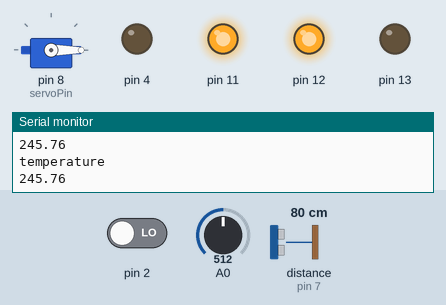
This sketch was run on a simulated Arduino Uno, built with avr-gcc and run on an emulated ATmega328P. On the bench: servo, output pins drawn as LEDs (lit = HIGH), the last lines printed to the serial monitor. Wiring (inferred from the names in the program): ultrasonic range finder: trigger pin 7; echo pin 7. Inputs (shaded band) come from the test bench; at power-on: A0 = 512, distance to the obstacle (sensor on pin 7) 80 cm, pin 2 LOW. The echo pulse lasts 58.3 µs per cm.

Above: at 1.2 s.
1.3 s: A0 set to 45
4.3 s: A0 set to 39
At 5.5 s:
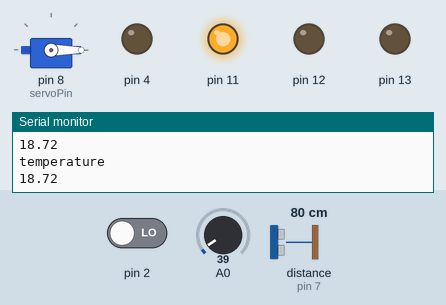
5.8 s: distance to the obstacle (sensor on pin 7) set to 45 cm
7.3 s: distance to the obstacle (sensor on pin 7) set to 35 cm
At 8.4 s:
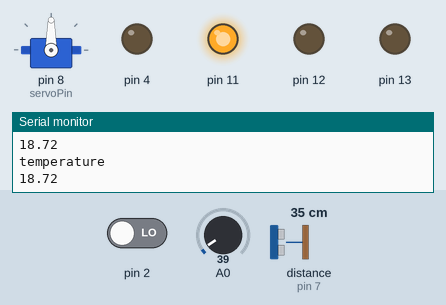
8.8 s: pin 2 driven HIGH
At 9.9 s:
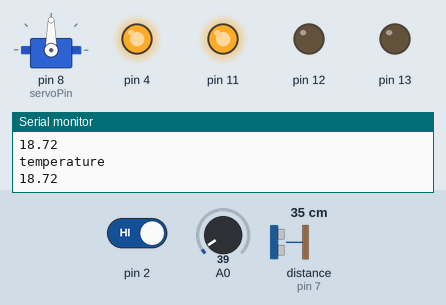
10.8 s: A0 set to 122
At 14.3 s:
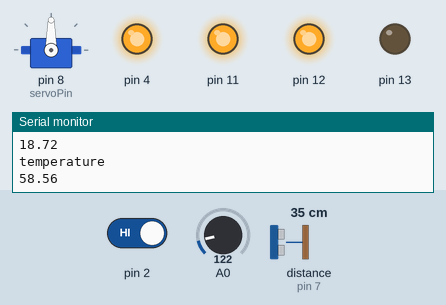
Timing chart, 0 to 14.8 s (numbered marks = the images above; inputs shaded):
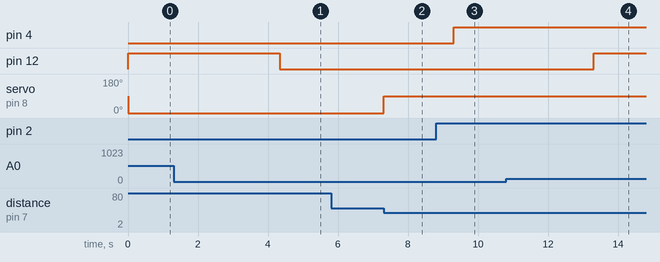

Measured:
- the behaviour switches between 42 and 41 on A0 (found by bisection; images 0 and 1)
- the behaviour switches between 41 and 40 cm on distance to the obstacle (sensor on pin 7) (found by bisection; images 1 and 2)
- after the input at 4.3 s, pin 12: HIGH → LOW at once
- after the input at 7.3 s, servo on pin 8 (servoPin): 0° → 90° at once
- after the input at 8.8 s, pin 4: LOW → HIGH after 0.51 s
- after the input at 10.8 s, pin 12: LOW → HIGH after 2.5 s

The sketch:

Home_Automation_System.ino
```cpp
#include<Servo.h>
const int pingPin = 7;
int servoPin = 8;

Servo servo1;

void setup() {
  // initialize serial communication:
  Serial.begin(9600);
  servo1.attach(servoPin);
  pinMode(2,INPUT);
  pinMode(4,OUTPUT);
  pinMode(11,OUTPUT);
  pinMode(12,OUTPUT);
  pinMode(13,OUTPUT);
  pinMode(A0,INPUT);
  digitalWrite(2,LOW);
  digitalWrite(11,HIGH);

}

void loop() {

  long duration, inches, cm;

  pinMode(pingPin, OUTPUT);
  digitalWrite(pingPin, LOW);
  delayMicroseconds(2);
  digitalWrite(pingPin, HIGH);
  delayMicroseconds(5);
  digitalWrite(pingPin, LOW);

  // The same pin is used to read the signal from the PING))): a HIGH pulse
  // whose duration is the time (in microseconds) from the sending of the ping
  // to the reception of its echo off of an object.
  pinMode(pingPin, INPUT);
  duration = pulseIn(pingPin, HIGH);

  // convert the time into a distance
  inches = microsecondsToInches(duration);
  cm = microsecondsToCentimeters(duration);

  //Serial.print(inches);
  //Serial.print("in, ");
  //Serial.print(cm);
  //Serial.print("cm");
  //Serial.println();
  //delay(100);

  servo1.write(0);

  if(cm < 40)
  {
    servo1.write(90);
    delay(2000);
  }
  else
  {
    servo1.write(0);
  }

  // PIR with LED starts
  int pir = digitalRead(2);

  if(pir == HIGH)
  {
    digitalWrite(4,HIGH);
    delay(1000);
  }
  else if(pir == LOW)
  {
    digitalWrite(4,LOW);
  }

  //temp with fan
  float value=analogRead(A0);
  float temperature=value*0.48;

  Serial.println("temperature");
  Serial.println(temperature);

  if(temperature > 20)
  {
    digitalWrite(12,HIGH);
    digitalWrite(13,LOW);
  }
  else
  {
    digitalWrite(12,LOW);
    digitalWrite(13,LOW);
  }
}

long microsecondsToInches(long microseconds) {
  return microseconds / 74 / 2;
}

long microsecondsToCentimeters(long microseconds) {
  return microseconds / 29 / 2;
}
```
